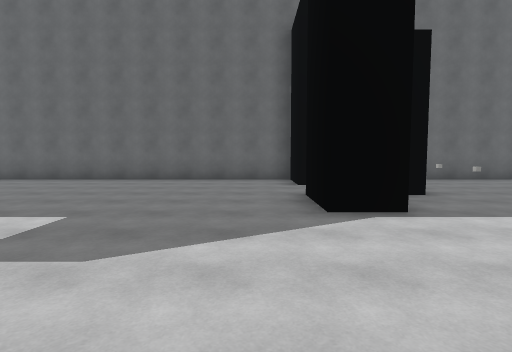
[1] (above)

21 first-person views from a walk through a Unity game level. The camera is 1.5 m above the floor, tilts 4° down and sees 80° across. The floor is counted in squares, 2 m on a side. Each view is taken from the middle of a square. On the plan, view 1 faces up. The plan holds only what a view shows up to about 10 squares ahead; the rest is blank. The place goes on beyond the plan. The player character is not drawn. Surface patterns are stand-ins for the level's own textures.

[2]
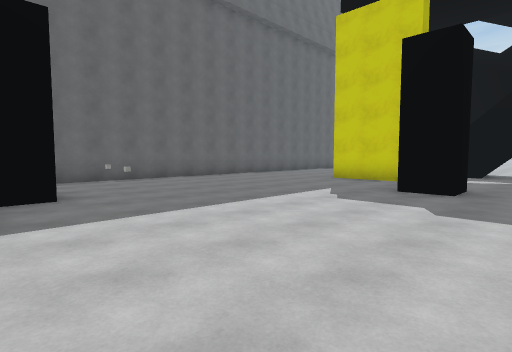

[3]
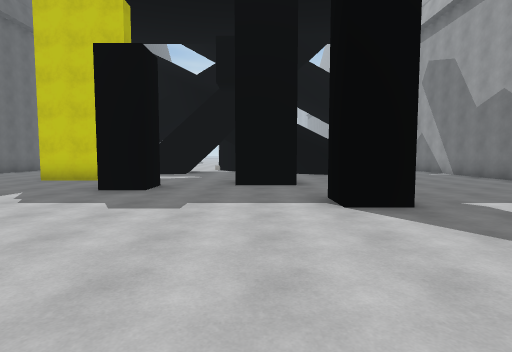

[4]
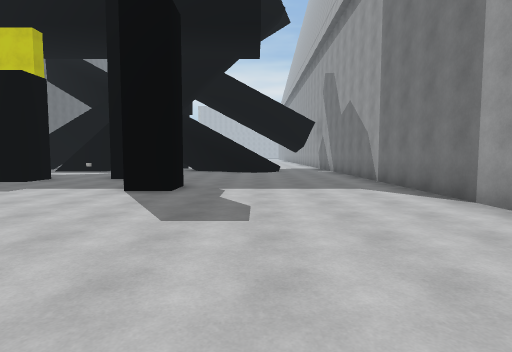

[5]
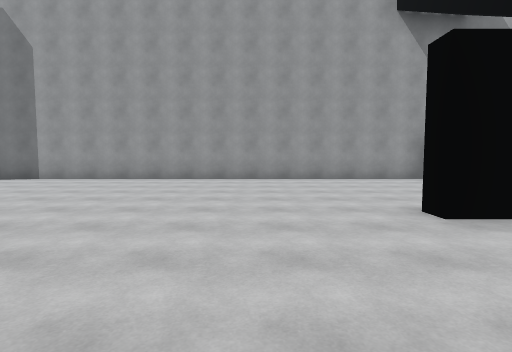

[6]
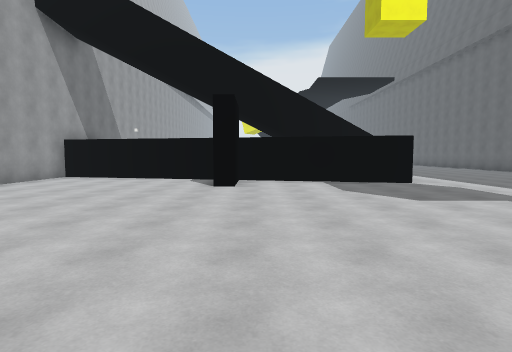

[7]
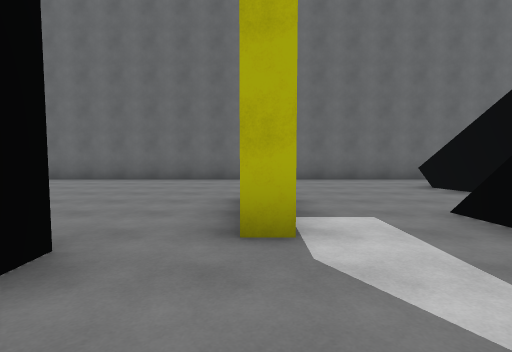

[8]
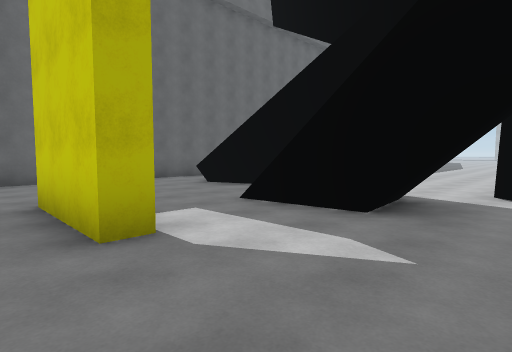

[9]
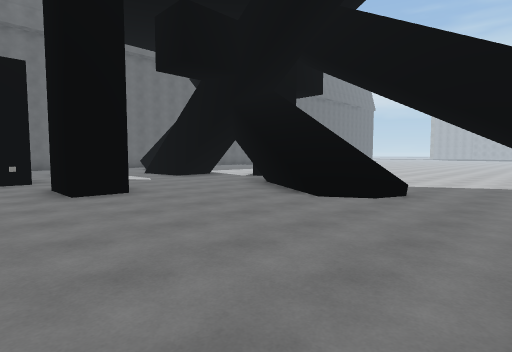

[10]
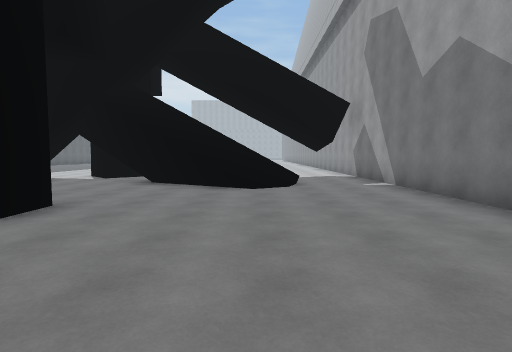

[11]
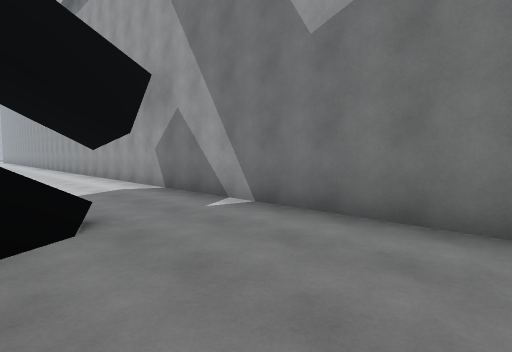

[12]
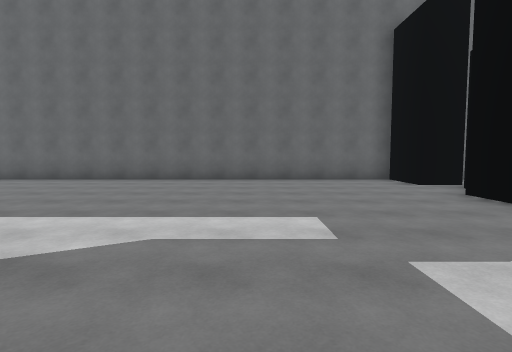

[13]
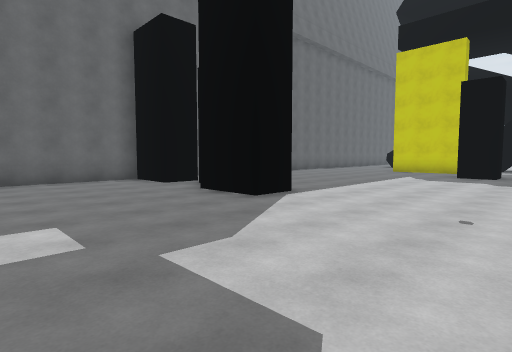

[14]
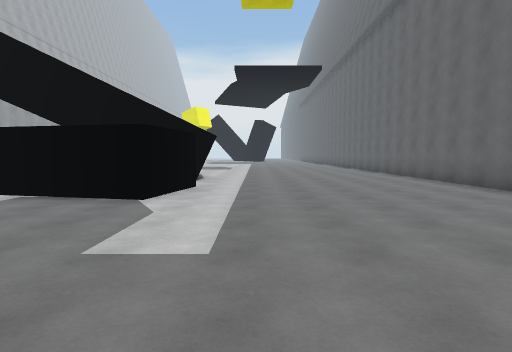

[15]
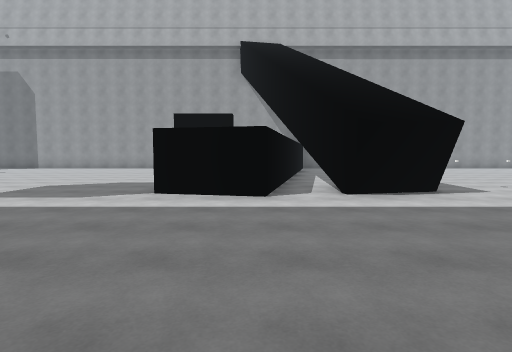

[16]
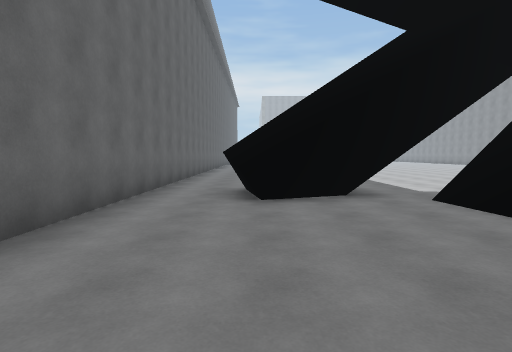

[17]
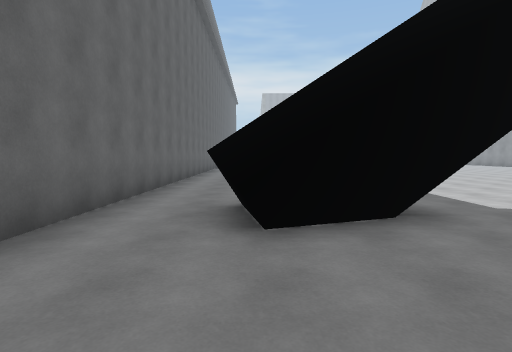

[18]
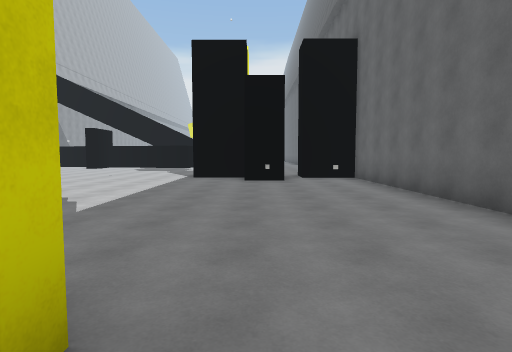

[19]
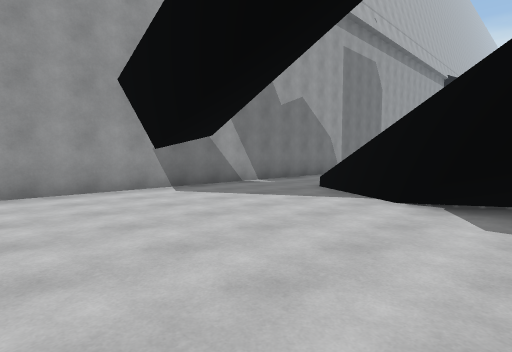

[20]
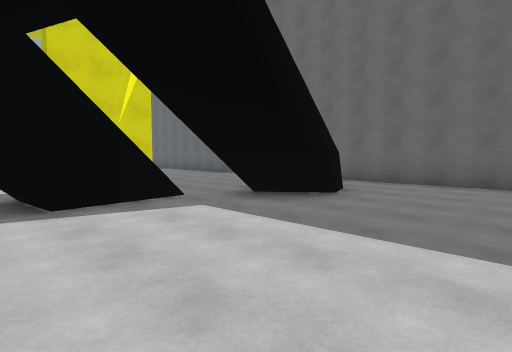

[21]
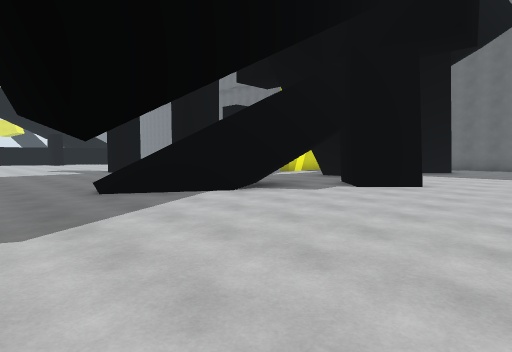

### Floor plan
Points are (right, up) in squares from view 1. A wall is a line through its corners. A room is listed if a view was taken in it or the views show most of it. See-through windows are left out.
Room 1 (views 1, 2, 3, 4, 5, 6, 7, 8, 9, 10, 11, 12, 13, 14, 15, 16, 17, 18, 19, 20, 21)
walls: (9.5, 1.3) (8.4, 1.3) (8.4, 2.4); (7.4, -3.3) (6.3, -3.3) (6.3, -2.2); (10.5, -2) (9.5, -2) (9.5, -0.5); (11.4, 2.7) (10.9, 2.7) (10.9, 5.3) (11.4, 5.3) (11.4, 4.9); (2.1, 5.6) (2.1, 3.9) (0.9, 3.9) (0.9, 5.8); (3.2, 6.9) (3.2, 5.7) (2.4, 5.7); (14.5, -1.2) (14.8, -0.7); (15.7, -2.3) (14.9, -3.7); (15.9, 4.1) (14.8, 7.1); (15.9, -2.4) (14.6, -4.5); (15.7, 7.4) (16.3, 7.5) (17, 5.7); (17.8, -0.2) (16.6, -1.3) (15.6, -0.2) (16.8, 0.9); (-5.8, -2.5) (-4.2, -2.5) (-4.2, -3); (-6.2, -3.2) (-7, -7.3); (-7.2, 2.6) (-5, 2.1) (-6, -2.6); (-7.2, -8.4) (20.5, -8.4); (-10.6, 2) (-8.7, 2.4); (-10.6, 2.2) (-8.8, 2.6); (20.5, 9.2) (2.1, 9.2) (2.1, 7.5) (0.9, 7.5) (0.9, 9.2) (-10.5, 9.2)
low walls: (14.1, -5.4) (13.7, -6.2)
ways out: opening at (-8, 2)
objects: other object (5, 6); other object (5, 8); other object (9, 0)

Positions as (right, up) in squares from view 1, and headings:
1: (0, 0), facing up
2: (2, 0), facing up-right
3: (2, -1), facing right
4: (0, -5), facing right
5: (-2, 1), facing down
6: (3, -2), facing left
7: (11, 0), facing up
8: (10, 0), facing up-right
9: (8, -8), facing up-right
10: (6, -5), facing right
11: (10, -5), facing down-right
12: (-3, 0), facing up
13: (-3, 0), facing up-right
14: (0, 4), facing left
15: (-7, 8), facing down
16: (10, 7), facing right
17: (12, 7), facing right
18: (12, 6), facing left
19: (20, -2), facing down-left
20: (20, 1), facing up-left
21: (20, -8), facing up-left
